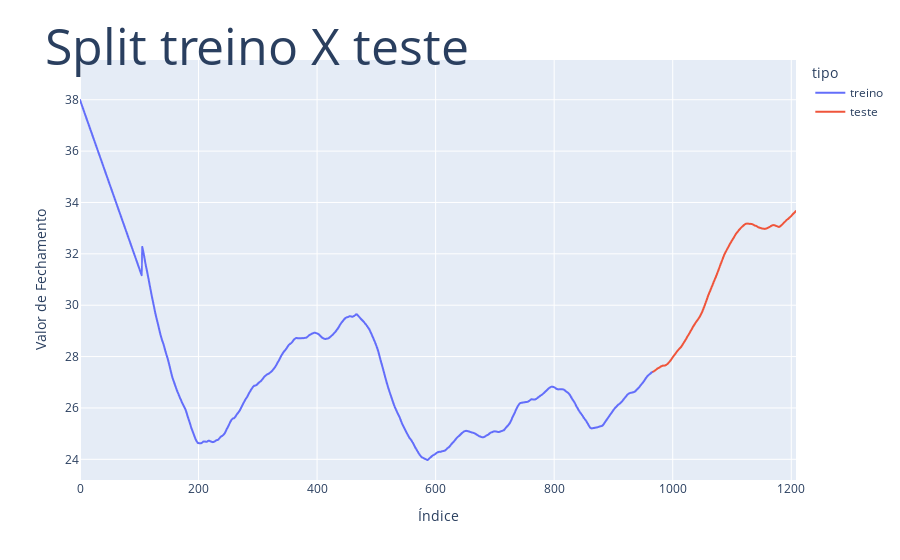

Here is the notebook cell this chart was saved with:
### Code cell
dtr_plot = pd.DataFrame({'tomorrow':y_train})
dte_plot = pd.DataFrame({'tomorrow':y_test})
dtr_plot['tipo'] = 'treino'
dte_plot['tipo'] = 'teste'

# Adicionar índices sequenciais
dtr_plot['index'] = range(len(dtr_plot))
dte_plot['index'] = range(len(dtr_plot), len(dtr_plot) + len(dte_plot))

# Concatenar os DataFrames
dados_concat = pd.concat([dtr_plot, dte_plot])

# Criar o gráfico
fig = px.line(dados_concat, x='index', y='tomorrow', color='tipo')

# Atualizar o layout do gráfico
fig.update_layout(
    title=dict(text="Split treino X teste", font=dict(size=50), automargin=True, yref='paper'),
    xaxis_title='Índice',
    yaxis_title='Valor de Fechamento'
)

# Exibir o gráfico
fig.show()

### Figure 1 — Plotly figure (JSON) as saved in the notebook; plotly's stock layout.template omitted (floating-point values rounded to 4 significant figures; data arrays with more than 128 entries replaced by an {"elided": "..."} marker saying what was removed)
{"data": [{"hovertemplate": "tipo=treino<br>index=%{x}<br>tomorrow=%{y}<extra></extra>", "legendgroup": "treino", "line": {"color": "#636efa", "dash": "solid"}, "marker": {"symbol": "circle"}, "mode": "lines", "name": "treino", "showlegend": true, "type": "scattergl", "x": {"elided": "967 int values"}, "xaxis": "x", "y": {"elided": "967 float values"}, "yaxis": "y"}, {"hovertemplate": "tipo=teste<br>index=%{x}<br>tomorrow=%{y}<extra></extra>", "legendgroup": "teste", "line": {"color": "#EF553B", "dash": "solid"}, "marker": {"symbol": "circle"}, "mode": "lines", "name": "teste", "showlegend": true, "type": "scattergl", "x": {"elided": "242 int values"}, "xaxis": "x", "y": {"elided": "242 float values"}, "yaxis": "y"}], "layout": {"legend": {"title": {"text": "tipo"}, "tracegroupgap": 0}, "margin": {"t": 60}, "title": {"automargin": true, "font": {"size": 50}, "text": "Split treino X teste", "yref": "paper"}, "xaxis": {"anchor": "y", "domain": [0, 1], "title": {"text": "Índice"}}, "yaxis": {"anchor": "x", "domain": [0, 1], "title": {"text": "Valor de Fechamento"}}}}
